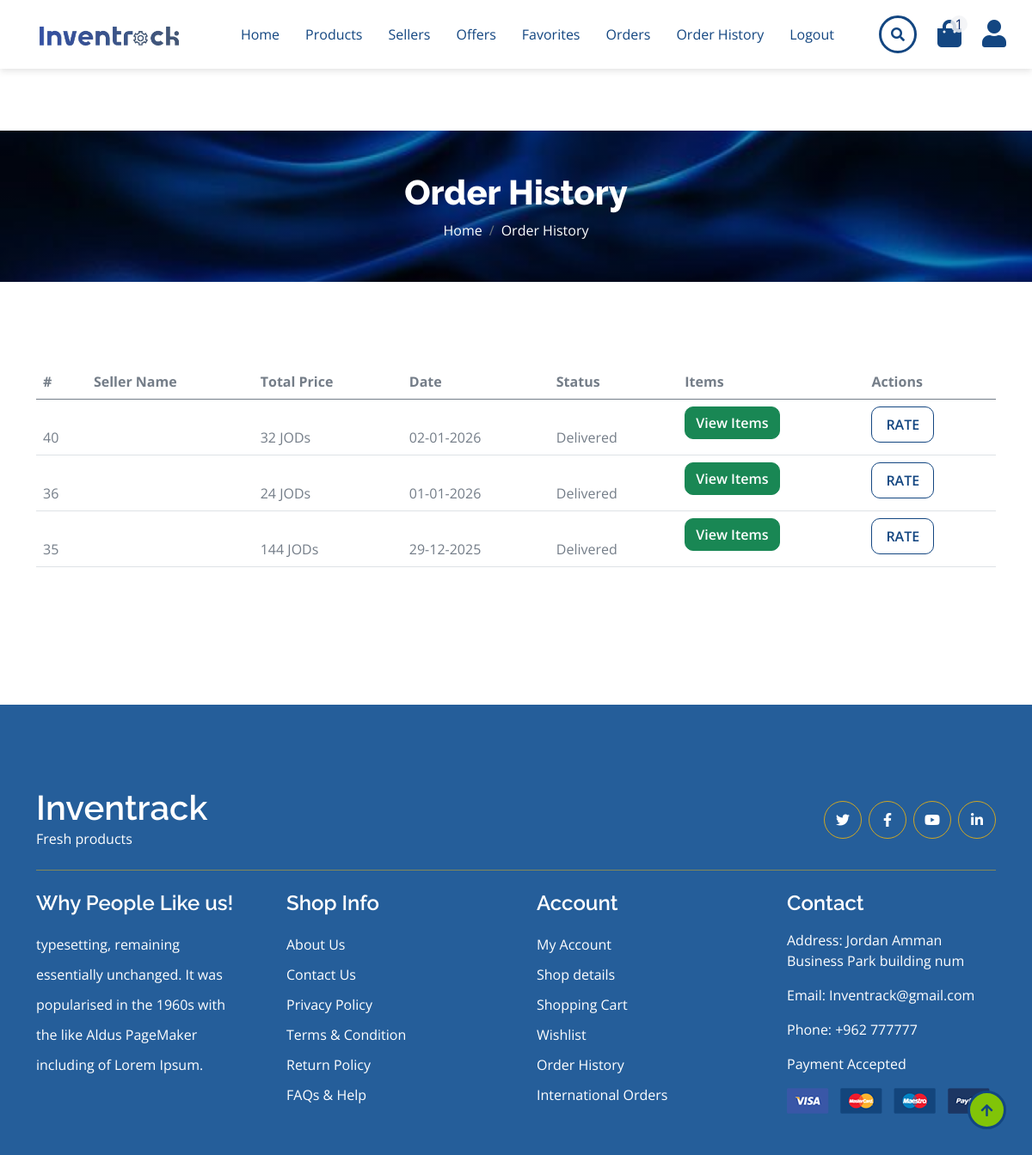
Screenshot of /Site/OrdersHistory.php (signed in) with the database file from the repository.
### tables this page shows
CREATE TABLE `orders` (
  `id` int(11) NOT NULL,
  `buyer_id` int(11) NOT NULL,
  `status_id` int(11) NOT NULL DEFAULT 1,
  `total_price` double NOT NULL,
  `created_at` timestamp NOT NULL DEFAULT current_timestamp()
);

CREATE TABLE `statuses` (
  `id` int(11) NOT NULL,
  `name` varchar(191) NOT NULL
);

### Site/OrdersHistory.php (the view, shortened to what this page needs)
<?php
include "../Connect.php";
$B_ID = $_SESSION['B_ID'];
if ($B_ID) {
    $sql211 = mysqli_query($con, "SELECT COUNT(id) AS cart_count FROM carts WHERE buyer_id = '$B_ID'");
    $row211 = mysqli_fetch_array($sql211);
    $cart_count = $row211['cart_count'];
}
?>
<!DOCTYPE html>
<html lang="en">
<head>
    <link rel="stylesheet" href="https://use.fontawesome.com/releases/v5.15.4/css/all.css"/>
    <link href="https://cdn.jsdelivr.net/npm/bootstrap-icons@1.4.1/font/bootstrap-icons.css" rel="stylesheet">
    <link href="lib/lightbox/css/lightbox.min.css" rel="stylesheet">
    <link href="lib/owlcarousel/assets/owl.carousel.min.css" rel="stylesheet">
    <link href="css/bootstrap.min.css" rel="stylesheet">
    <link href="css/style.css" rel="stylesheet">
</head>
<body>
<div class="container-fluid fixed-top" style="box-shadow: rgba(99, 99, 99, 0.2) 0px 2px 8px 0px;">
    <div class="container px-0">
        <nav class="navbar navbar-light bg-white navbar-expand-xl">
            <a href="index.php" class="navbar-brand d-flex align-items-center">
                <img src="../assets/img/Logo.png" class="logo-inventrack" alt="Inventrack">
            </a>
            <div class="collapse navbar-collapse bg-white" id="navbarCollapse">
                <div class="navbar-nav mx-auto">
                    <a href="index.php" class="nav-item nav-link">Home</a>
                    <a href="Products.php" class="nav-item nav-link">Products</a>
                    <a href="Sellers.php" class="nav-item nav-link">Sellers</a>
                    <a href="Offers.php" class="nav-item nav-link">Offers</a>
                    <?php if ($B_ID) { ?>
                        <a href="Favorites.php" class="nav-item nav-link">Favorites</a>
                        <a href="Orders.php" class="nav-item nav-link">Orders</a>
                        <a href="OrderHistory.php" class="nav-item nav-link active">Order History</a>
                    <?php } ?>
                    <?php if (! $B_ID) { ?>
                        <a href="../Login.php" class="nav-item nav-link">Login</a>
                    <?php } else { ?>
                        <a href="./Logout.php" class="nav-item nav-link">Logout</a>
                    <?php } ?>
                </div>
                <?php if ($B_ID) { ?>
                <div class="d-flex m-3 me-0">
                    <button class="btn-search btn border border-secondary btn-md-square rounded-circle bg-white me-4"
                            data-bs-toggle="modal" data-bs-target="#searchModal">
                        <i class="fas fa-search text-primary"></i>
                    </button>
                    <a href="./Cart.php" class="position-relative me-4 my-auto">
                        <i class="fa fa-shopping-bag fa-2x"></i>
                        <span class="position-absolute bg-secondary rounded-circle d-flex align-items-center justify-content-center text-dark px-1"
                              style="top: -5px; left: 15px; height: 20px; min-width: 20px;"><?php echo $cart_count ?></span>
                    </a>
                    <a href="./Profile.php" class="my-auto">
                        <i class="fas fa-user fa-2x"></i>
                    </a>
                </div>
                <?php } ?>
            </div>
        </nav>
    </div>
</div>
<div class="container-fluid page-header py-5">
    <h1 class="text-center text-white display-6">Order History</h1>
    <ol class="breadcrumb justify-content-center mb-0">
        <li class="breadcrumb-item"><a href="./index.php" style="color:#fff !important;">Home</a></li>
        <li class="breadcrumb-item active text-white" style="color:#fff !important;">Order History</li>
    </ol>
</div>
<div class="container-fluid py-5">
    <div class="container py-5">
        <div class="table-responsive">
            <table class="table">
                <thead>
                <tr>
                    <th scope="col">#</th>
                    <th scope="col">Seller Name</th>
                    <th scope="col">Total Price</th>
                    <th scope="col">Date</th>
                    <th scope="col">Status</th>
                    <th scope="col">Items</th>
                    <th scope="col">Actions</th>
                </tr>
                </thead>
                <tbody>
                <?php
                $sql33 = mysqli_query(
                    $con,
                    "SELECT * FROM orders
                     WHERE buyer_id = '$B_ID' AND status_id = 3
                     ORDER BY created_at DESC"
                );
                while ($row33 = mysqli_fetch_array($sql33)) {
                    $totalPrice = 0;
                    $order_id    = $row33['id'];
                    $status_id   = $row33['status_id'];
                    $seller_id   = $row33['seller_id'];
                    $created_at  = $row33['created_at'];
                    $created_at_formatted = date('d-m-Y', strtotime($created_at));
                    $sql88 = mysqli_query($con, "SELECT name AS status_name FROM statuses WHERE id = '$status_id'");
                    $row88 = mysqli_fetch_array($sql88);
                    $status_name = $row88['status_name'];
                    $sql77 = mysqli_query($con, "SELECT name AS seller_name FROM users WHERE id = '$seller_id'");
                    $row77 = mysqli_fetch_array($sql77);
                    $seller_name = $row77['seller_name'];
                    $sql55 = mysqli_query($con, "SELECT product_id, option_id, quantity, product_price FROM order_items WHERE order_id = '$order_id'");
                    while ($row55 = mysqli_fetch_array($sql55)) {
                        $quantity      = $row55['quantity'];
                        $product_price = $row55['product_price'];
                        $totalPrice += ($product_price * $quantity);
                    }
                ?>
                <tr>
                    <td><p class="mb-0 mt-4"><?php echo $order_id; ?></p></td>
                    <td><p class="mb-0 mt-4"><?php echo $seller_name; ?></p></td>
                    <td><p class="mb-0 mt-4"><?php echo $totalPrice; ?> JODs</p></td>
                    <td><p class="mb-0 mt-4"><?php echo $created_at_formatted; ?></p></td>
                    <td><p class="mb-0 mt-4"><?php echo $status_name; ?></p></td>
                    <td>
                        <button onclick="onClick(event)"
                                data-bs-toggle="modal"
                                data-bs-target="#verticalycentered"
                                class="btn btn-success"
                                id="btn-<?php echo $order_id; ?>">
                            View Items
                        </button>
                    </td>
                    <td>
                        <a href="./Rate-Form.php?seller_id=<?php echo $seller_id; ?>&order_id=<?php echo $order_id; ?>"
                           class="btn border-secondary py-2 px-3 text-uppercase text-primary">
                            Rate
                        </a>
                    </td>
                </tr>
                <?php } ?>
                </tbody>
            </table>
        </div>
    </div>
</div>
<?php require './Footer.php' ?>
<a href="#" class="btn btn-primary border-3 border-primary rounded-circle back-to-top">
    <i class="fa fa-arrow-up"></i>
</a>
</body>
</html>

### Site/css/style.css (style rules this page uses)
.back-to-top { position: fixed; right: 30px; bottom: 30px; display: flex; width: 45px; height: 45px; align-items: center; justify-content: center; transition: 0.5s; z-index: 99; }
a { color: #134681 !important; }
.nav-link { color: #134681 !important; }
.btn { font-weight: 600; transition: 0.5s; }
.btn-md-square { width: 44px; height: 44px; }
.btn-square, .btn-sm-square, .btn-md-square, .btn-lg-square { padding: 0; display: flex; align-items: center; justify-content: center; font-weight: normal; }
.btn.border-secondary { transition: 0.5s; }
.btn-search { border-color: #19436fa5 !important; }
.btn-search i { color: #134681 !important; }
.fixed-top { transition: 0.5s; background: var(--bs-white); border: 0; }
.navbar .navbar-nav .nav-link { padding: 10px 15px; font-size: 16px; transition: 0.5s; }
.logo-inventrack { height: 90px; width: auto; object-fit: contain; margin-top: 15px; }
.navbar-brand { padding-top: 5px; padding-bottom: 5px; }
.navbar { height: 80px; display: flex; align-items: center; border-bottom: 1px solid rgba(255, 255, 255, 0.1); }
.navbar .navbar-nav .nav-link:hover, .navbar .navbar-nav .nav-link.active, .fixed-top.bg-white .navbar .navbar-nav .nav-link:hover, .fixed-top.bg-white .navbar .navbar-nav .nav-link.active { color: var(--bs-primary); }
.page-header { position: relative; background: linear-gradient( rgba(0, 0, 0, 0.3), rgba(0, 0, 0, 0.3) ), url(../img/head2.jpg); background-position: center center; background-repeat: no-repeat; background-size: cover; }
@media (min-width: 992px) { .hero-header, .page-header { margin-top: 152px !important; } }
a[href="./Cart.php"] .rounded-circle { background-color: #f2f3f5d6 !important; color: rgb(8, 39, 103) !important; }
:root { --bs-primary: #134681; --bs-secondary:#255e9acc; }
.bg-secondary { background-color: var(--bs-secondary) !important; }
.text-primary { color: #134681; }
:root { --bs-primary: #134681; --bs-secondary: #255e9a; }
.text-primary { color: var(--bs-primary) !important; }
.border-primary, .border-secondary, .btn.border-primary, .btn.border-secondary { border-color: var(--bs-primary) !important; }
.btn.border-secondary { border-color: var(--bs-primary) !important; color: var(--bs-primary) !important; }
.btn.border-secondary i { color: var(--bs-primary) !important; }

### rows the page displays
orders: id "40", totalPrice "32", created_at "02-01-2026", status.name "Delivered"
orders: id "36", totalPrice "24", created_at "01-01-2026", status.name "Delivered"
orders: id "35", totalPrice "144", created_at "29-12-2025", status.name "Delivered"

### other values shown
$cart_count "1"
